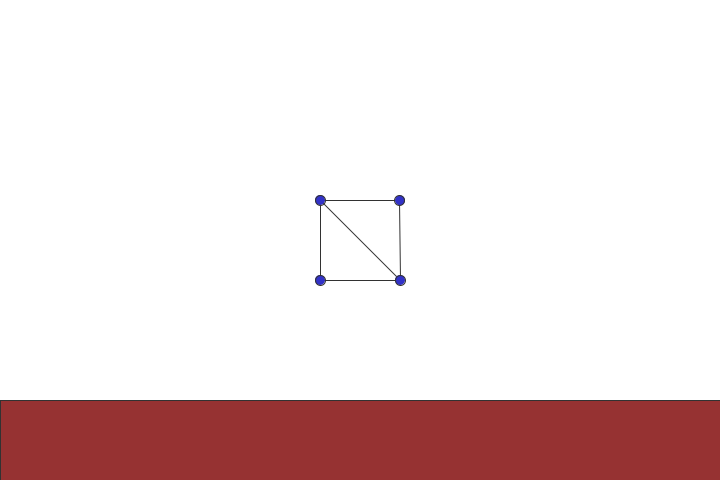
Frame 1 (no input)
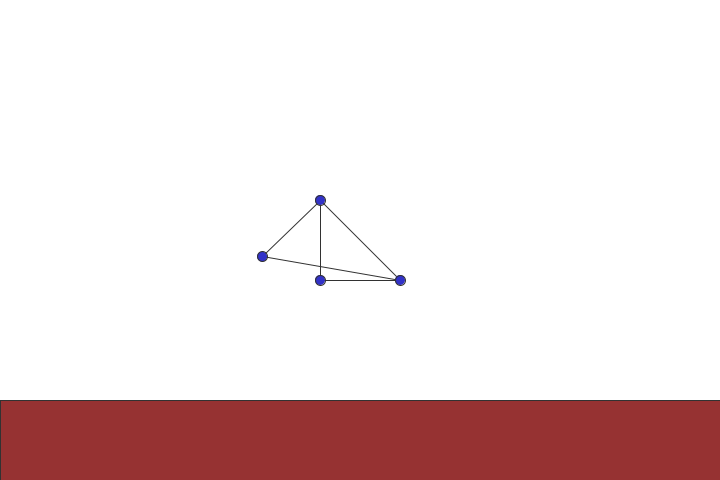
Frame 60 (the mouse pressed at the canvas centre just before this capture)
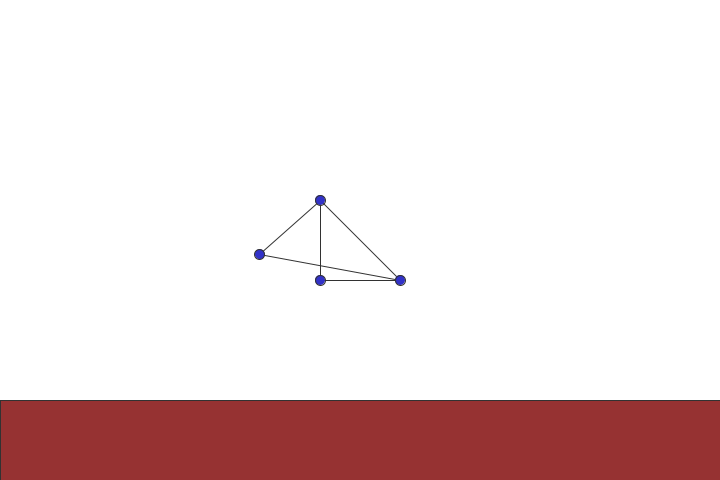
Frame 120 (the mouse held since frame 60 and released just before this capture)

The Processing sketch that drew these frames (run headless with seeded random() and noise(); from frame 60 on, the mouse is pressed at the canvas centre):

// Processing sketch: SymplecticMassSpringSystem
// ── SymplecticMassSpringSystem.pde
//Scene parameters and refresh rate
int ground = 400;          // location of the ground
int fps = 30;              // refresh rate

//Springs defined using node indices
int[] springNodeA, springNodeB;  // arrays of indices of spring end points 'a' and 'b'

//Spring and node parameters
int nNodes = 4;                  // number of nodes
int nSprings = 5;                // number of springs
float[] springLength0;           // array of spring rest lengths
float springStiffness = 1000;    // spring stiffness
float springDamping = 10;        // spring damping
float nodeMass = 1;              // node mass
float nodeDamping = 1;           // node damping
float contactStiffness = 1000;   // penalty contact stiffness
float mouseStiffness = 200;      // stiffness of mouse spring

//Node state
PVector[] nodePos, nodeVel;      // arrays of node positions and velocities

//Simulation settings
int substeps = 5;                  // number of substeps per rendering frame
float h = 1.0 / (fps * substeps);  // time step of the animation
float g = 500;                     // gravity constant, in pixels/sec^2

//Wall parameters
int nWalls = 4;                    // number of walls
PVector[] wallNormal, wallPoint;   // arrays of wall normals and wall points

//Mouse parameters
int mouseId;              // id of node grabbed by the mouse
PVector mousePos;         // position of the mouse

/////////////////////////////////////////
// Function for the computation of spring force
// inputs: Positions of the end points of the spring, rest length, and stiffness
// outputs: Force on end point 'xa'
/////////////////////////////////////////

PVector SpringElasticForce(PVector xa, PVector xb, float L0, float k)
{
  float L = PVector.dist(xa, xb);
  return PVector.mult(PVector.sub(xa, xb), -k * (L - L0) / L);
}

/////////////////////////////////////////
// Function for the computation of spring force, for a zero-rest-length spring
// inputs: Positions of the end points of the spring, and stiffness
// outputs: Force on end point 'xa'
/////////////////////////////////////////

PVector SpringElasticForceZeroLength(PVector xa, PVector xb, float k)
{
  return new PVector(0, 0);
}

/////////////////////////////////////////
// Function for the computation of spring damping
// inputs: Positions and velocities of the end points of the spring, and damping
// outputs: Force on end point 'xa'
/////////////////////////////////////////

PVector SpringDampingForce(PVector xa, PVector xb, PVector va, PVector vb, float d)
{
  PVector u = PVector.sub(xa,xb);
  u.normalize();
  return PVector.mult(u, -d * PVector.dot(u, PVector.sub(va , vb)));
}

/////////////////////////////////////////
// Function for the computation of penalty force
// inputs: Normal, penetration depth, and stiffness
// outputs: Force on the node
/////////////////////////////////////////

PVector ContactPenaltyForce(PVector n, float delta, float k)
{
  return new PVector(0, 0);
}

/////////////////////////////////////////
// This function is called at initialization
/////////////////////////////////////////

void setup()
{
  size(720, 480);
  frameRate(fps);
  
  //Initialize nodes and springs
  springNodeA = new int[nSprings];
  springNodeB = new int[nSprings];
  springNodeA[0] = 0; springNodeB[0] = 1;
  springNodeA[1] = 1; springNodeB[1] = 2;
  springNodeA[2] = 2; springNodeB[2] = 3;
  springNodeA[3] = 3; springNodeB[3] = 0;
  springNodeA[4] = 2; springNodeB[4] = 0;
  
  nodePos = new PVector[nNodes];
  nodePos[0] = new PVector(320, 200);
  nodePos[1] = new PVector(400, 200);
  nodePos[2] = new PVector(400, 280);
  nodePos[3] = new PVector(320, 280);
  nodeVel = new PVector[nNodes];
  for (int i=0; i<nNodes; i++)
  {
    nodeVel[i] = new PVector(0, 0);
  }
  
  springLength0 = new float[nSprings];
  for (int i=0; i<nSprings; i++)
  {
    springLength0[i] = PVector.dist(nodePos[springNodeB[i]], nodePos[springNodeA[i]]);
  }
  
  //Initialize wall parameters
  wallNormal = new PVector[nWalls];
  wallNormal[0] = new PVector(0, -1);
  wallNormal[1] = new PVector(-1, 0);
  wallNormal[2] = new PVector(0, 1);
  wallNormal[3] = new PVector(1, 0);
  wallPoint = new PVector[nWalls];
  wallPoint[0] = new PVector(0, ground);
  wallPoint[1] = new PVector(width, 0);
  wallPoint[2] = new PVector(0, 0);
  wallPoint[3] = new PVector(0, 0);
  
  //Initialize mouse parameters
  mouseId = -1;
  mousePos = new PVector(0, 0);
}

/////////////////////////////////////////
// This function is called when the mouse is pressed
/////////////////////////////////////////

void mousePressed()
{
  mousePos.set(mouseX, mouseY);
  for (int i=0; i<nNodes; i++)
  {
    if (PVector.dist(mousePos, nodePos[i]) < 20)
    {
      mouseId = i;
      break;
    }
  }
}

/////////////////////////////////////////
// This function is called when the mouse is released
/////////////////////////////////////////

void mouseReleased()
{
  mouseId = -1;
}

/////////////////////////////////////////
// This function is called when the mouse moves while being pressed
/////////////////////////////////////////

void mouseDragged()
{
  mousePos.set(mouseX, mouseY);
}

/////////////////////////////////////////
// This function is called every time that the display is refreshed
/////////////////////////////////////////

void draw()
{
  background(255);

  for (int step = 0; step < substeps; step++)
  {
    // Initialize node forces with gravity
    PVector xa = nodePos[1];
    PVector va = nodeVel[1];
    PVector xb = nodePos[0];
    PVector vb = nodeVel[0];
    PVector fa = new PVector(0, nodeMass * g);
 
    // Add spring and damping forces
    fa.add(SpringElasticForce(xa, xb, springLength0[0], springStiffness));
    fa.add(SpringDampingForce(xa, xb, va, vb, springDamping));
 
    // Numerical integration
    va.add(PVector.mult(fa, h / nodeMass));
    xa.add(PVector.mult(va, h));
    nodeVel[1] = va;
    nodePos[1] = xa;
    
  }
  
  //Draw springs
  stroke(50);
  for (int i=0; i<nSprings; i++)
  {
    line(nodePos[springNodeA[i]].x, nodePos[springNodeA[i]].y, nodePos[springNodeB[i]].x, nodePos[springNodeB[i]].y);
  }

  //Draw nodes
  fill(50, 50, 200);
  for (int i=0; i<nNodes; i++)
  {
    ellipse(nodePos[i].x, nodePos[i].y, 10, 10);
  }
  
  //Draw ground
  fill(150, 50, 50);
  rect(0, ground, width, height - ground);
}
